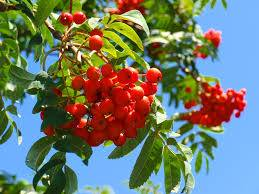
%> input picture Data/18.png, 259 x 194 px
$ octave project1.m   (GNU Octave 9; MATLAB toolbox functions it lacks are replaced by stand-ins)
%> lines starting %> are read from the running program, lines starting %| are printed output that depends on the picture
he = imread('18.png');
%> he is the input picture: size 194x259x3 uint8; mean R, G, B 113.5, 122, 107.3
 figure(1);
imshow(he), title('Input image');

lab_he = rgb2lab(he);
%> lab_he: size 194x259x3 double; mean of channels 1, 2, 3 51.9, -1.5, 10.3
ab = lab_he(:,:,2:3);
nrows = size(ab,1);
%> nrows = 194
ncols = size(ab,2);
%> ncols = 259
ab = reshape(ab,nrows*ncols,2);

nColors = 3;

[cluster_idx, cluster_center] = kmeans(ab,nColors,'distance','cityblock', ...
                                      'Replicates',3);
%> cluster_center = [-1.44 -39.09; 47.61 40.66; -18.93 28.43]
pixel_labels = reshape(cluster_idx,nrows,ncols);
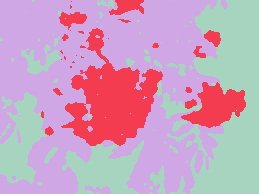
%> pixel_labels: size 194x259 double; 3 distinct labels, from 1 to 3; one colour per label, 0 black
 figure(2);
imshow(pixel_labels,[]), title('image labeled by cluster index');
segmented_images = cell(1,3);
rgb_label = repmat(pixel_labels,[1 1 3]);
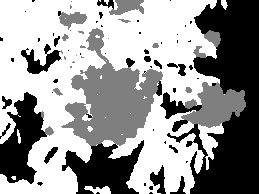
%> rgb_label: size 194x259x3 double; min 1, max 3, mean 2.18; drawn with min black and max white

for i=1:3
    color = he;
    color(rgb_label ~= 3) = 0;
    segmented_images{1} = color;
end
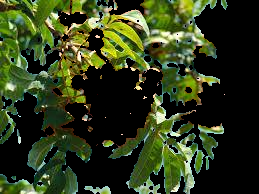
%> color: size 194x259x3 uint8; mean R, G, B 47.3, 58.8, 27.2
%> after the loop, segmented_images = 3 items
 figure(3);
imshow(segmented_images{1}), title('objects in cluster');
figure(4);
imshow(segmented_images{2}), title('objects in cluster');
figure(3);
imshow(segmented_images{3}), title('objects in cluster');

$ run again, with Data/14.png copied over Data/18.png
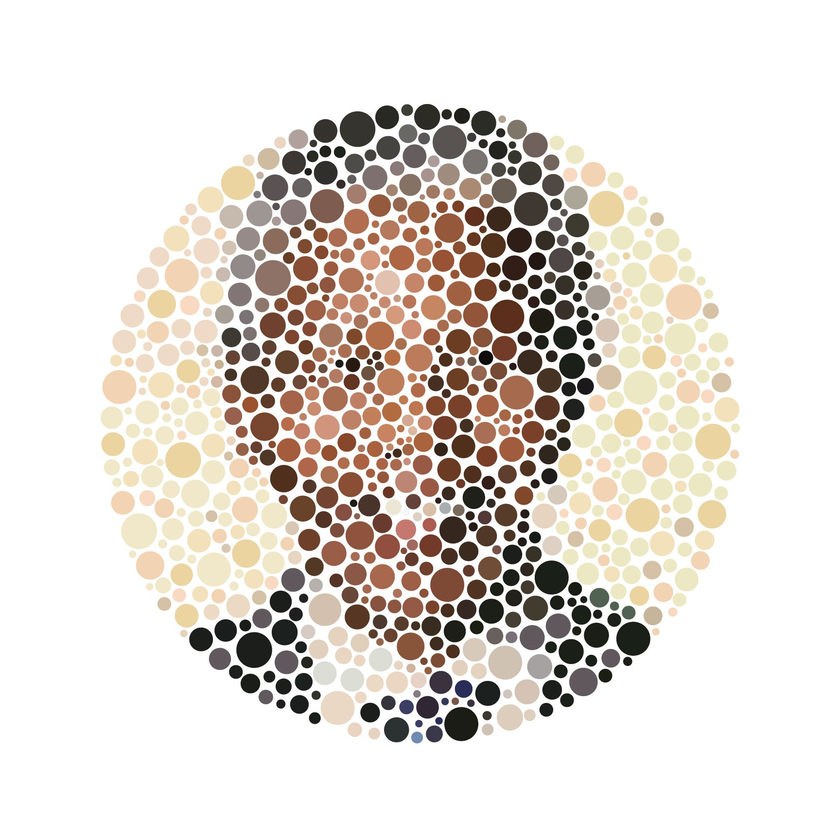
%> input picture Data/14.png, 840 x 840 px, shrunk from 1728 x 1728 before the run
%> he is the input picture: size 840x840x3 uint8; mean R, G, B 226.4, 219.5, 213.2
%> lab_he: size 840x840x3 double; mean of channels 1, 2, 3 87.2, 1.8, 4.4
%> cluster_center = [-0.00245 0.00465; 2.49 16.19; 21.14 24.71]
%> `pixel_labels = reshape(cluster_idx,nrows,ncols);`:
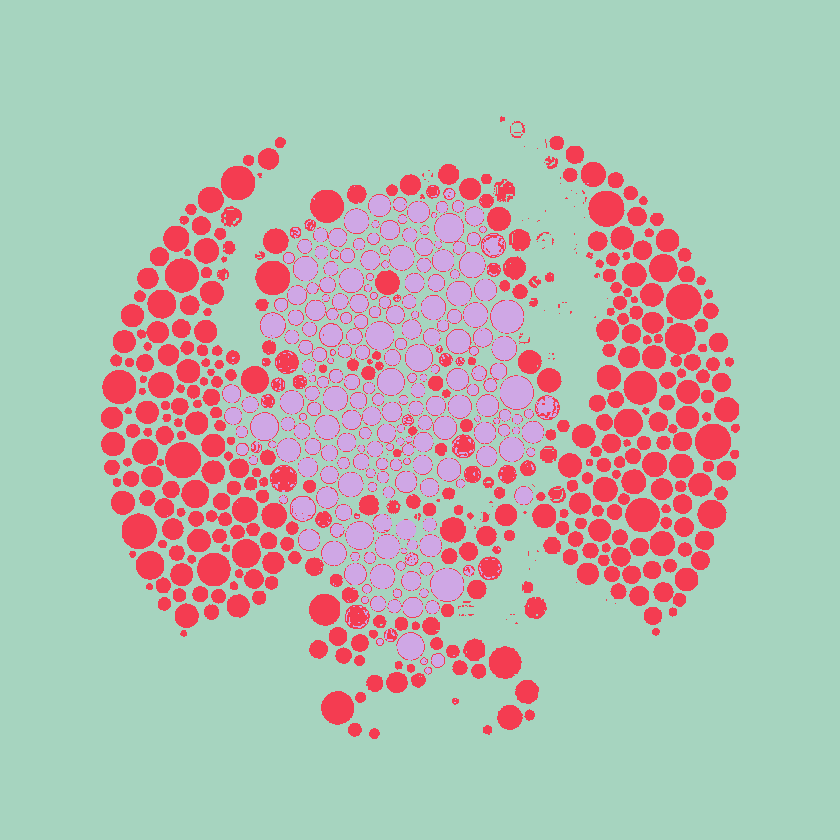
%> pixel_labels: size 840x840 double; 3 distinct labels, from 1 to 3; one colour per label, 0 black
%> after the loop `for i=1:3`:
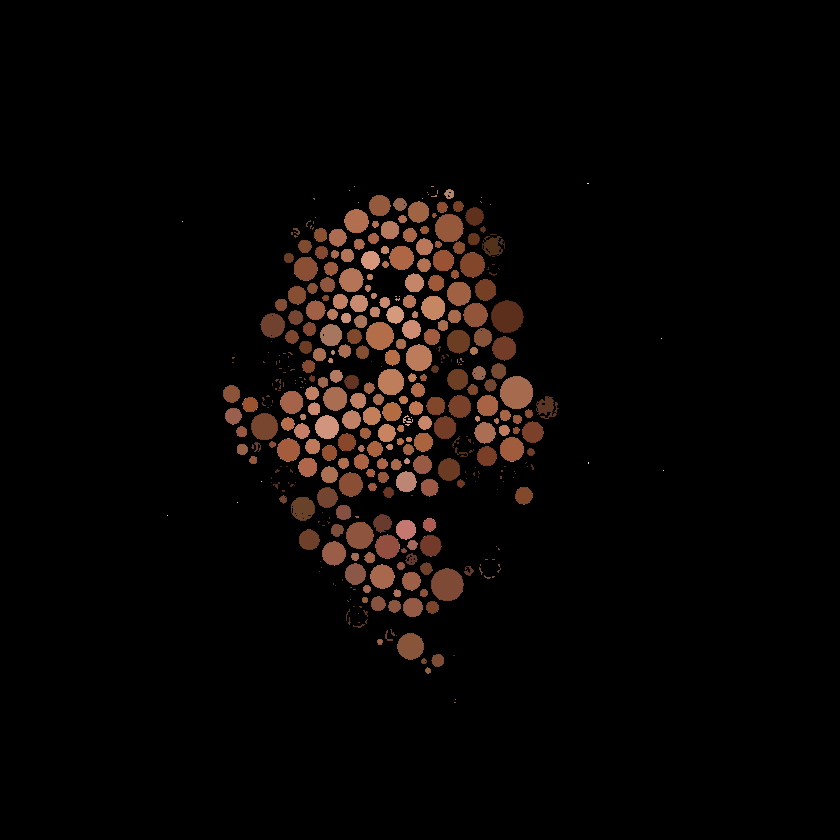
%> color: size 840x840x3 uint8; mean R, G, B 9.7, 5.9, 4.3
%> after the loop `for i=1:3`: segmented_images = 3 items
